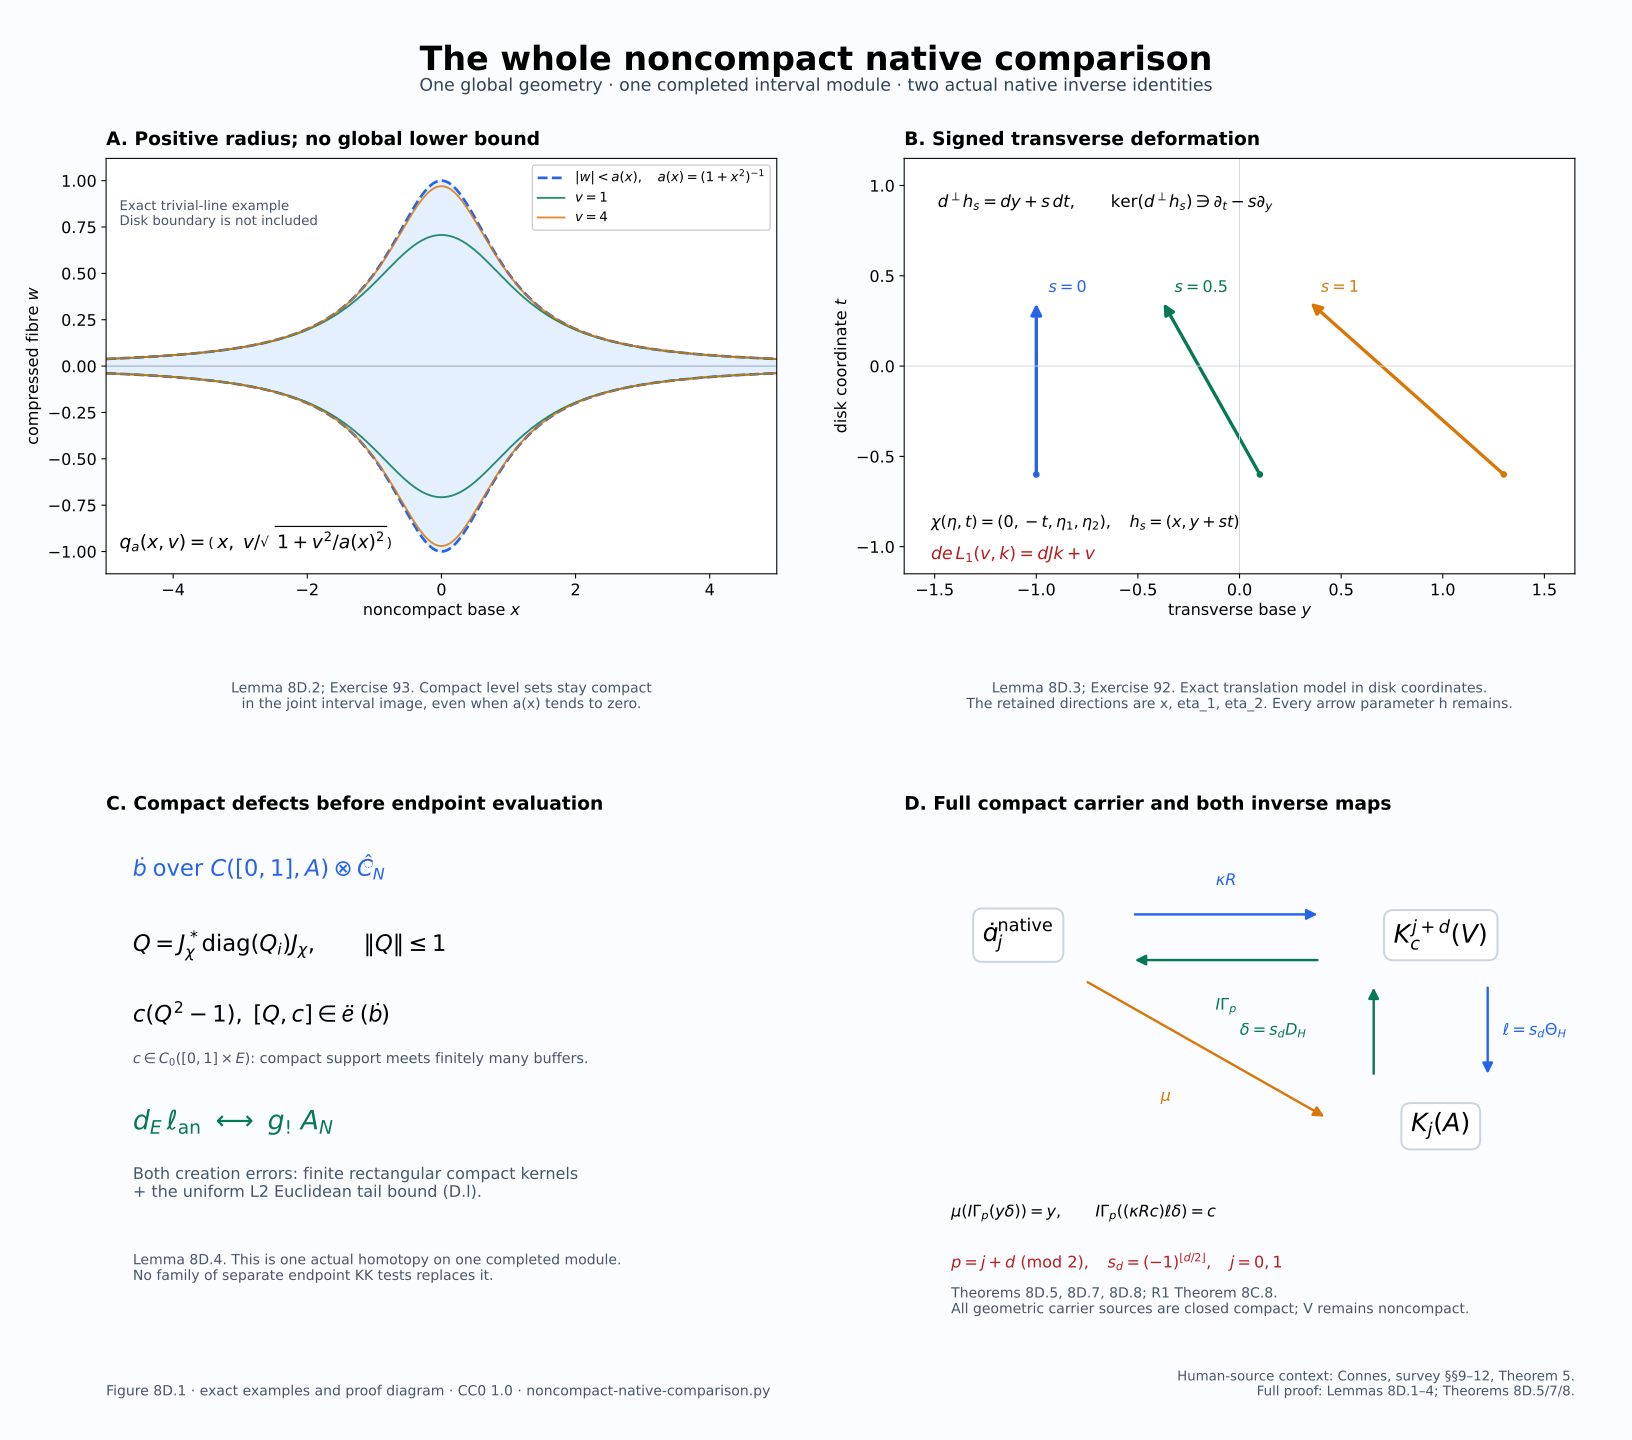

Recreate this plot in Python.
"""Reproducible exact-coordinate proof diagram; no numerical evidence substitutes for proof."""
from pathlib import Path
import numpy as np
import matplotlib
matplotlib.use('Agg')
import matplotlib.pyplot as plt
from matplotlib.patches import FancyArrowPatch
HERE=Path(__file__).resolve().parent
plt.rcParams.update({'font.family':'DejaVu Sans','font.size':12,'svg.fonttype':'none',
                     'axes.titleweight':'bold','mathtext.fontset':'dejavusans'})
fig=plt.figure(figsize=(17,15),dpi=160,facecolor='#fbfcff')
fig.suptitle('The whole noncompact native comparison',fontsize=25,fontweight='bold',y=.969)
fig.text(.5,.937,'One global geometry · one completed interval module · two actual native inverse identities',
         ha='center',fontsize=13,color='#334155')
gs=fig.add_gridspec(2,2,left=.065,right=.965,bottom=.14,top=.89,hspace=.60,wspace=.19)
blue='#2563eb';green='#047857';orange='#d97706';red='#b91c1c';gray='#475569'

ax=fig.add_subplot(gs[0,0]);ax.set_facecolor('white')
x=np.linspace(-5,5,1201);a=1/(1+x*x)
ax.fill_between(x,-a,a,color='#dbeafe',alpha=.7)
ax.plot(x,a,'--',color=blue,lw=2,label=r'$|w|<a(x),\quad a(x)=(1+x^2)^{-1}$')
ax.plot(x,-a,'--',color=blue,lw=2)
for v,col in [(1,green),(4,orange),(-1,green),(-4,orange)]:
 w=v/np.sqrt(1+v*v/a**2)
 ax.plot(x,w,color=col,lw=1.4,alpha=.83,label=rf'$v={v}$' if v>0 else None)
ax.axhline(0,color='#94a3b8',lw=.7)
ax.set(xlim=(-5,5),ylim=(-1.12,1.12),xlabel=r'noncompact base $x$',ylabel=r'compressed fibre $w$')
ax.set_title('A. Positive radius; no global lower bound',loc='left',fontsize=14,pad=10)
ax.legend(loc='upper right',fontsize=10,framealpha=.94)
ax.text(.02,.06,r'$q_a(x,v)=\left(x,\;v/\sqrt{1+v^2/a(x)^2}\right)$',
        transform=ax.transAxes,fontsize=14,bbox=dict(facecolor='white',alpha=.94,edgecolor='none'))
ax.text(.02,.90,'Exact trivial-line example\nDisk boundary is not included',
        transform=ax.transAxes,fontsize=10,color=gray,va='top')
ax.text(.5,-.26,'Lemma 8D.2; Exercise 93. Compact level sets stay compact\nin the joint interval image, even when a(x) tends to zero.',
        transform=ax.transAxes,ha='center',va='top',fontsize=10.5,color=gray)

ax=fig.add_subplot(gs[0,1]);ax.set_facecolor('white')
ax.set_title('B. Signed transverse deformation',loc='left',fontsize=14,pad=10)
ax.set(xlim=(-1.65,1.65),ylim=(-1.15,1.15),xlabel=r'transverse base $y$',ylabel=r'disk coordinate $t$')
ax.axhline(0,color='#cbd5e1',lw=.7);ax.axvline(0,color='#cbd5e1',lw=.7)
for s,start,col in [(0,(-1.,-.60),blue),(.5,(.1,-.6),green),(1,(1.3,-.6),orange)]:
 dy=-s*.96;dt=.96
 end=(start[0]+dy,start[1]+dt)
 ax.add_patch(FancyArrowPatch(start,end,arrowstyle='-|>',mutation_scale=16,lw=2.5,color=col))
 ax.plot([start[0]],[start[1]],'o',ms=4,color=col)
 ax.text(end[0]+.06,end[1]+.05,rf'$s={s:g}$',color=col,fontsize=12)
ax.text(.05,.88,r'$d^\perp h_s=dy+s\,dt,\qquad \ker(d^\perp h_s)\ni\partial_t-s\partial_y$',
        transform=ax.transAxes,fontsize=12.5)
ax.text(.04,.11,r'$\chi(\eta,t)=(0,-t,\eta_1,\eta_2),\quad h_s=(x,y+st)$',
        transform=ax.transAxes,fontsize=12)
ax.text(.04,.035,r'$de\,L_1(v,k)=dJk+v$',transform=ax.transAxes,fontsize=13,color=red)
ax.text(.5,-.26,'Lemma 8D.3; Exercise 92. Exact translation model in disk coordinates.\nThe retained directions are x, eta_1, eta_2. Every arrow parameter h remains.',
        transform=ax.transAxes,ha='center',va='top',fontsize=10.5,color=gray)

ax=fig.add_subplot(gs[1,0]);ax.axis('off')
ax.set_title('C. Compact defects before endpoint evaluation',loc='left',fontsize=14,pad=10)
ax.text(.04,.87,r'$\mathcal{E}$ over $C([0,1],A)\widehat\otimes C_N$',fontsize=17,color=blue)
ax.text(.04,.69,r'$Q=J_\chi^*\operatorname{diag}(Q_i)J_\chi,\qquad\|Q\|\leq1$',fontsize=17)
ax.text(.04,.52,r'$c(Q^2-1),\;[Q,c]\in\mathcal{K}(\mathcal{E})$',fontsize=17)
ax.text(.04,.42,r'$c\in C_0([0,1]\times E)$: compact support meets finitely many buffers.',
        fontsize=10.8,color=gray)
ax.text(.04,.26,r'$d_E\,\ell_{\rm an}\ \longleftrightarrow\ g_!\,A_N$',fontsize=20,color=green)
ax.text(.04,.10,'Both creation errors: finite rectangular compact kernels\n+ the uniform L2 Euclidean tail bound (D.l).',fontsize=12,color=gray)
ax.text(.04,-.10,'Lemma 8D.4. This is one actual homotopy on one completed module.\nNo family of separate endpoint KK tests replaces it.',fontsize=10.5,color=gray)

ax=fig.add_subplot(gs[1,1]);ax.axis('off')
ax.set_title('D. Full compact carrier and both inverse maps',loc='left',fontsize=14,pad=10)
positions={'native':(.17,.73),'base':(.80,.73),'A':(.80,.27)}
labels={'native':r'$\mathcal{C}_j^{\rm native}$','base':r'$K_c^{j+d}(V)$','A':r'$K_j(A)$'}
for key,p in positions.items():
 ax.text(*p,labels[key],ha='center',va='center',fontsize=19,
         bbox=dict(boxstyle='round,pad=.38',facecolor='white',edgecolor='#cbd5e1',lw=1.5))
def arrow(p,q,text,pos,col=blue):
 ax.add_patch(FancyArrowPatch(p,q,arrowstyle='-|>',mutation_scale=16,lw=1.8,color=col))
 ax.text(*pos,text,ha='center',fontsize=12,color=col)
arrow((.34,.78),(.62,.78),r'$\kappa R$',(.48,.85))
arrow((.62,.67),(.34,.67),r'$I\Gamma_p$',(.48,.55),green)
arrow((.87,.61),(.87,.39),r'$\ell=s_d\Theta_H$',(.94,.49))
arrow((.70,.39),(.70,.61),r'$\delta=s_dD_H$',(.55,.49),green)
arrow((.27,.62),(.63,.29),r'$\mu$',(.39,.33),orange)
ax.text(.07,.05,r'$\mu(I\Gamma_p(y\delta))=y,\qquad I\Gamma_p((\kappa Rc)\ell\delta)=c$',
        fontsize=12)
ax.text(.07,-.07,r'$p=j+d\ ({\rm mod}\ 2),\quad s_d=(-1)^{\lfloor d/2\rfloor},\quad j=0,1$',
        fontsize=12,color=red)
ax.text(.07,-.18,'Theorems 8D.5, 8D.7, 8D.8; R1 Theorem 8C.8.\nAll geometric carrier sources are closed compact; V remains noncompact.',
        fontsize=10.5,color=gray)

fig.text(.065,.031,'Figure 8D.1 · exact examples and proof diagram · CC0 1.0 · noncompact-native-comparison.py',
         fontsize=10.5,color=gray)
fig.text(.965,.031,'Human-source context: Connes, survey §§9–12, Theorem 5.\nFull proof: Lemmas 8D.1–4; Theorems 8D.5/7/8.',
         ha='right',fontsize=10,color=gray)
for name in ('noncompact-native-comparison.svg','noncompact-native-comparison.png'):
 fig.savefig(HERE/name,dpi=160,facecolor=fig.get_facecolor(),
             metadata={'Date':None} if name.endswith('.svg') else {'Software':'Matplotlib; original CC0 proof diagram'})
plt.close(fig)
print('Rendered exact proof diagram: 2720 x 2400; SVG and PNG.')
